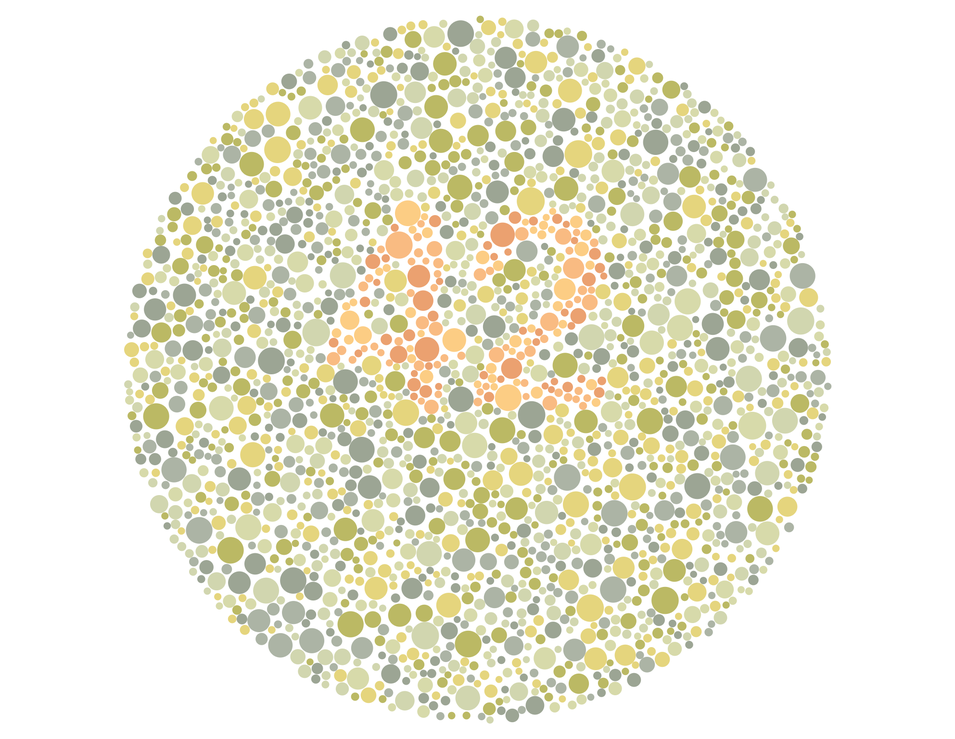
%> input picture 1A/S6/UE_Calcul_scientifique_Analyse_de_données/Analyse_de_donnees/TP/TP1/ishihara-0.png, 955 x 739 px, shrunk from 1985 x 1536 before the run
$ octave exercice_2.m   (GNU Octave 9; MATLAB toolbox functions it lacks are replaced by stand-ins)
%> lines starting %> are read from the running program, lines starting %| are printed output that depends on the picture
clear;
close all;
taille_ecran = get(0,'ScreenSize');
L = taille_ecran(3);
H = taille_ecran(4);
figure('Name','Separation des canaux RVB','Position',[0,0,0.67*L,0.67*H]);
figure('Name','Nuage de pixels dans le repere RVB','Position',[0.67*L,0,0.33*L,0.45*H]);

% Lecture et affichage d'une image RVB :
I = imread('ishihara-0.png');
%> I is the input picture: size 739x955x3 uint8; mean R, G, B 236, 234.8, 217.5
figure(1);				% Premiere fenetre d'affichage
subplot(2,2,1);				% La fenetre comporte 2 lignes et 2 colonnes
imagesc(I);
axis off;
axis equal;
title('Image RVB','FontSize',20);

% Decoupage de l'image en trois canaux et conversion en doubles :
R = double(I(:,:,1));
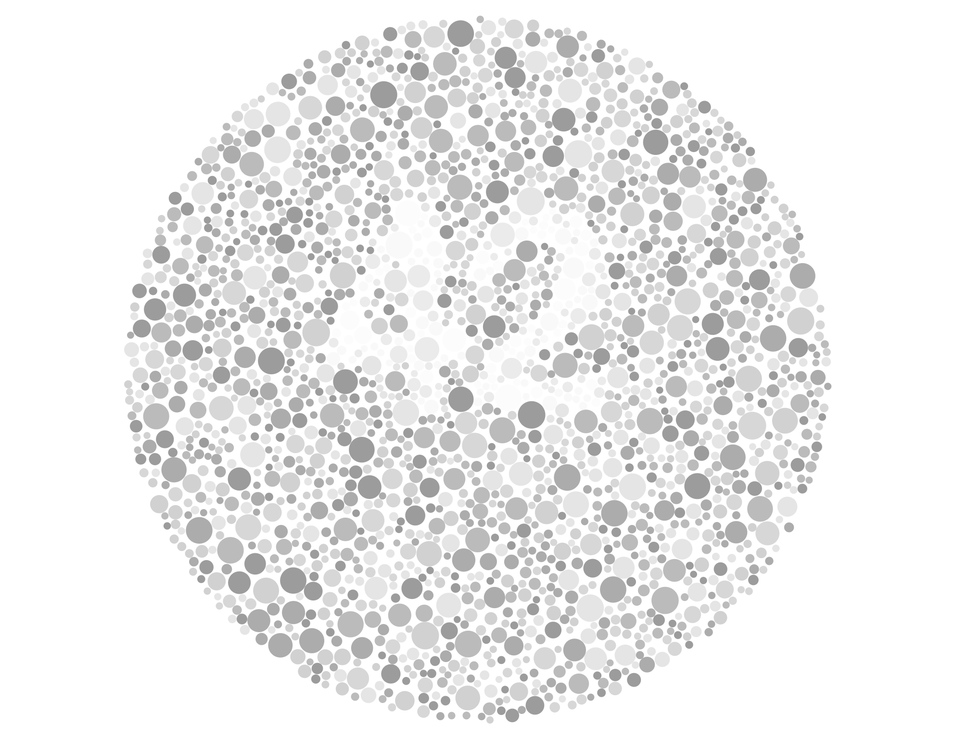
%> R: size 739x955 double; min 145, max 255, mean 236
V = double(I(:,:,2));
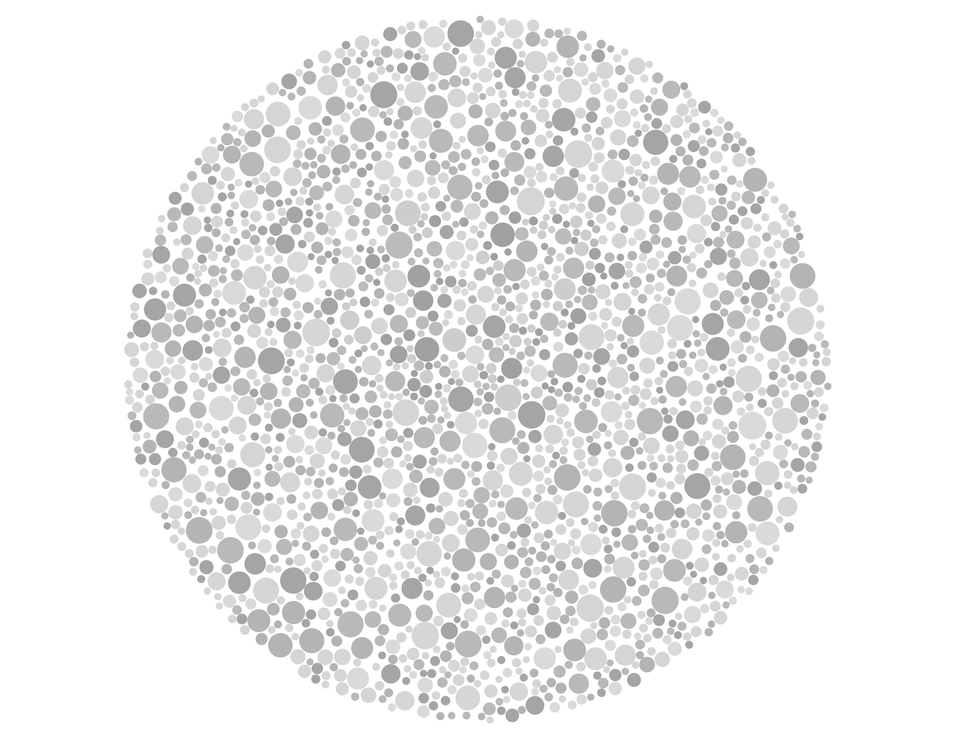
%> V: size 739x955 double; min 151, max 255, mean 234.8
B = double(I(:,:,3));
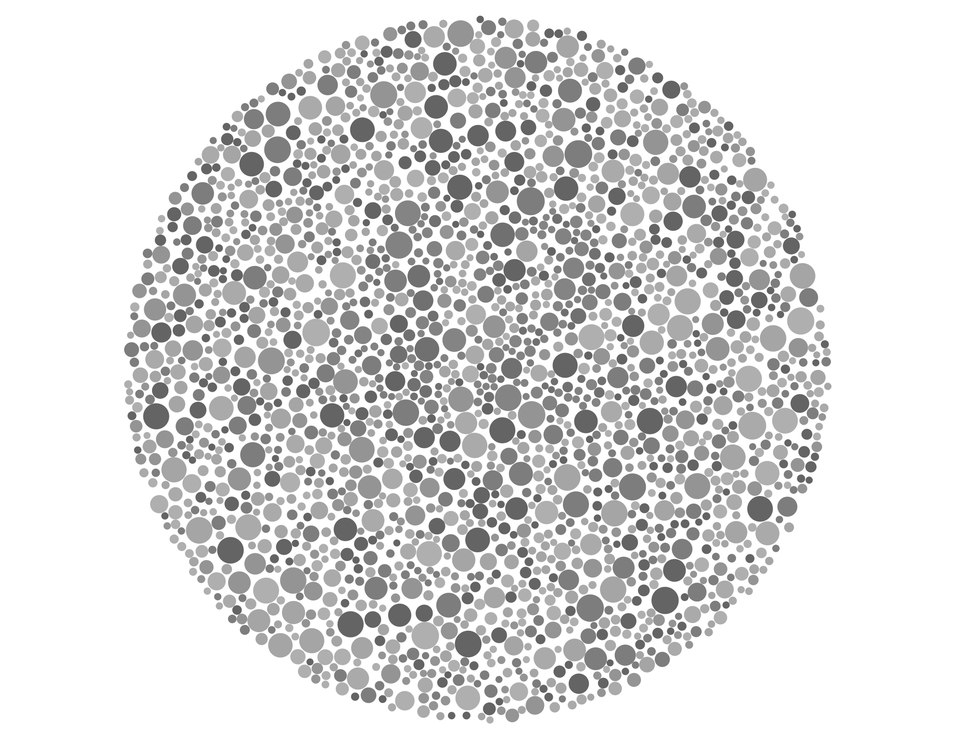
%> B: size 739x955 double; min 83, max 255, mean 217.5

% Affichage du canal R :
colormap gray;				% Pour afficher les images en niveaux de gris
subplot(2,2,2);
imagesc(R);
axis off;
axis equal;
title('Canal R','FontSize',20);

% Affichage du canal V :
subplot(2,2,3);
imagesc(V);
axis off;
axis equal;
title('Canal V','FontSize',20);

% Affichage du canal B :
subplot(2,2,4);
imagesc(B);
axis off;
axis equal;
title('Composante 3','FontSize',20);

% Affichage du nuage de pixels dans le repere RVB :
figure(2);				% Deuxieme fenetre d'affichage
plot3(R,V,B,'b.');
axis equal;
xlabel('R');
ylabel('V');
zlabel('B');
rotate3d;
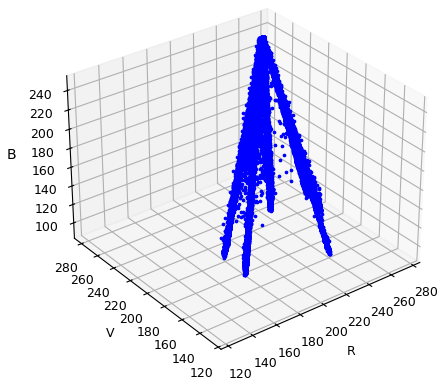
%> figure redrawn from the program's plot data

% Matrice des donnees :
X = [R(:) V(:) B(:)];			% Les trois canaux sont vectorises et concatenes

% Nombre d'individus
n = size(X,1);
%> n = 705745

% Individu moyen
x_moyen = (1/n)*X'*ones(n,1);

% Données centrées
X_c = X - x_moyen';

% Matrice de variance/covariance :
sigma = (1/n)*X'*X - x_moyen*x_moyen';
%> sigma = [911.4 843.5 1295.1; 843.5 883.6 1450.7; 1295.1 1450.7 2836.9]

% Coefficients de correlation lineaire :
r_rv = sigma(1,2)/(sqrt(sigma(1,1))*sqrt(sigma(2,2)));
%> r_rv = 0.94
r_vb = sigma(2,3)/(sqrt(sigma(2,2))*sqrt(sigma(3,3)));
%> r_vb = 0.916
r_rb = sigma(3,1)/(sqrt(sigma(1,1))*sqrt(sigma(3,3)));
%> r_rb = 0.805

D = diag(diag(sigma));
%> D = [911.4 0 0; 0 883.6 0; 0 0 2836.9]
X01 = X_c*inv(sqrt(D));
R01 = (1/n)*X01'*X01;
%> R01 = [1 0.94 0.805; 0.94 1 0.916; 0.805 0.916 1]

% Proportions de contraste :
c_r = sigma(1,1)/trace(sigma);
%> c_r = 0.197
c_v = sigma(2,2)/trace(sigma);
%> c_v = 0.191
c_b = sigma(3,3)/trace(sigma);
%> c_b = 0.612

% Couples propres
[W, D] = eig(sigma);
%> W = [0.511 0.754 0.413; -0.837 0.326 0.44; 0.197 -0.57 0.797]; D = [27.91 0 0; 0 296.2 0; 0 0 4307.8]

[vp, indices] = sort(diag(D), 'descend');
%> vp = [4307.8; 296.2; 27.91]; indices = [3; 2; 1]

W = W(:, indices);
%> W = [0.413 0.754 0.511; 0.44 0.326 -0.837; 0.797 -0.57 0.197]

C = X_c*W;

C1 = reshape(C(:,1), size(R));
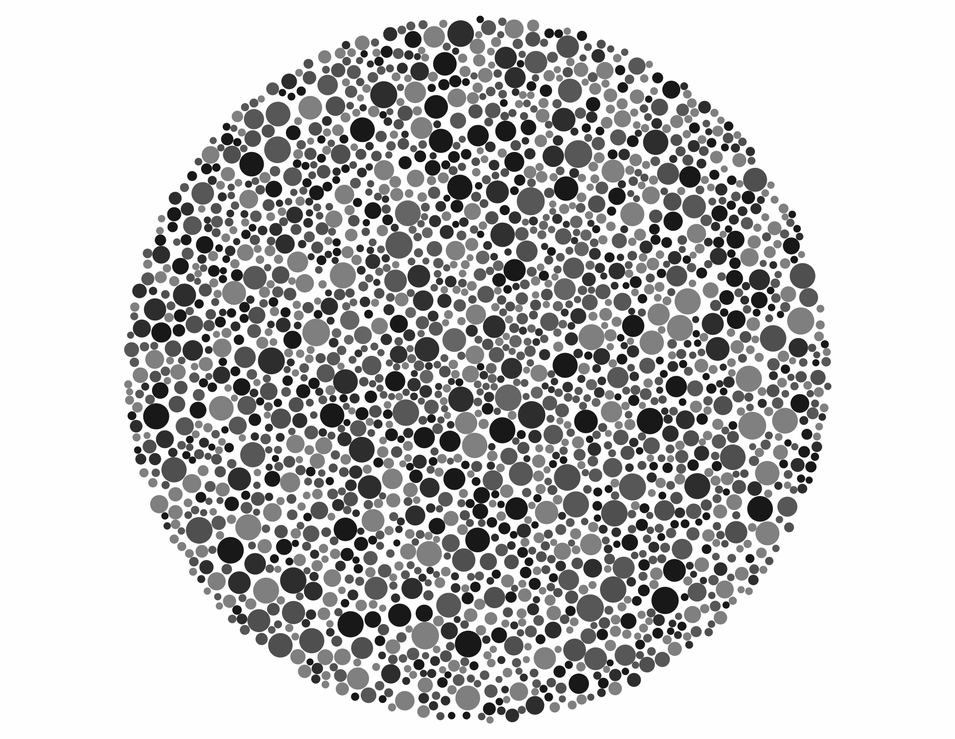
%> C1: size 739x955 double; min -155.4, max 46.65, mean 0; drawn with min black and max white
C2 = reshape(C(:,2), size(R));
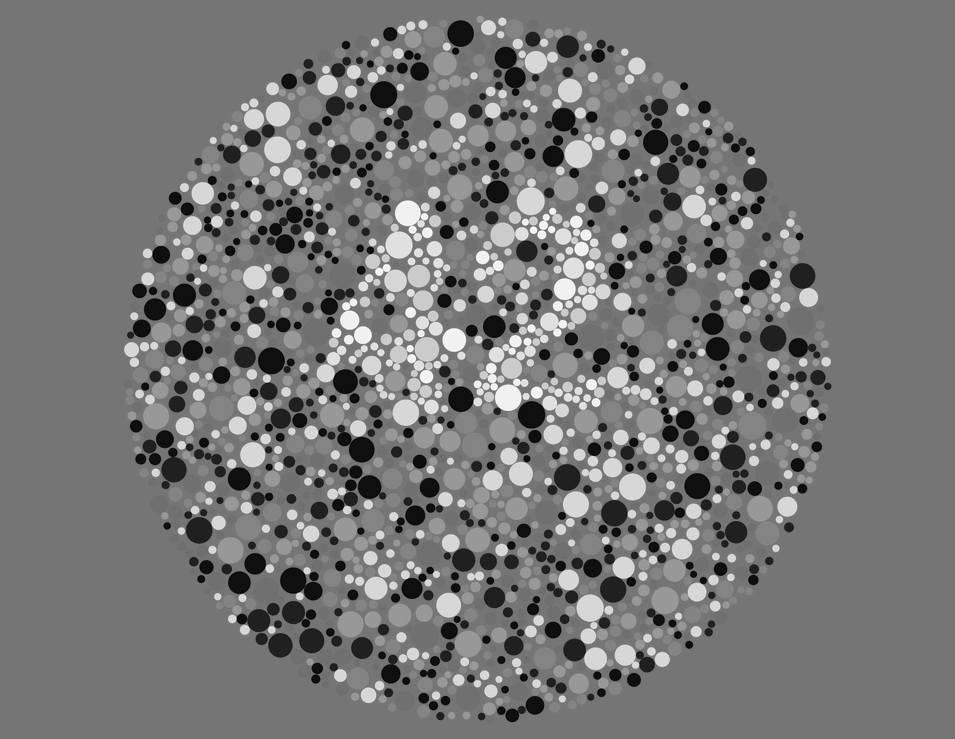
%> C2: size 739x955 double; min -49.76, max 56.91, mean 0; drawn with min black and max white
C3 = reshape(C(:,3), size(R));
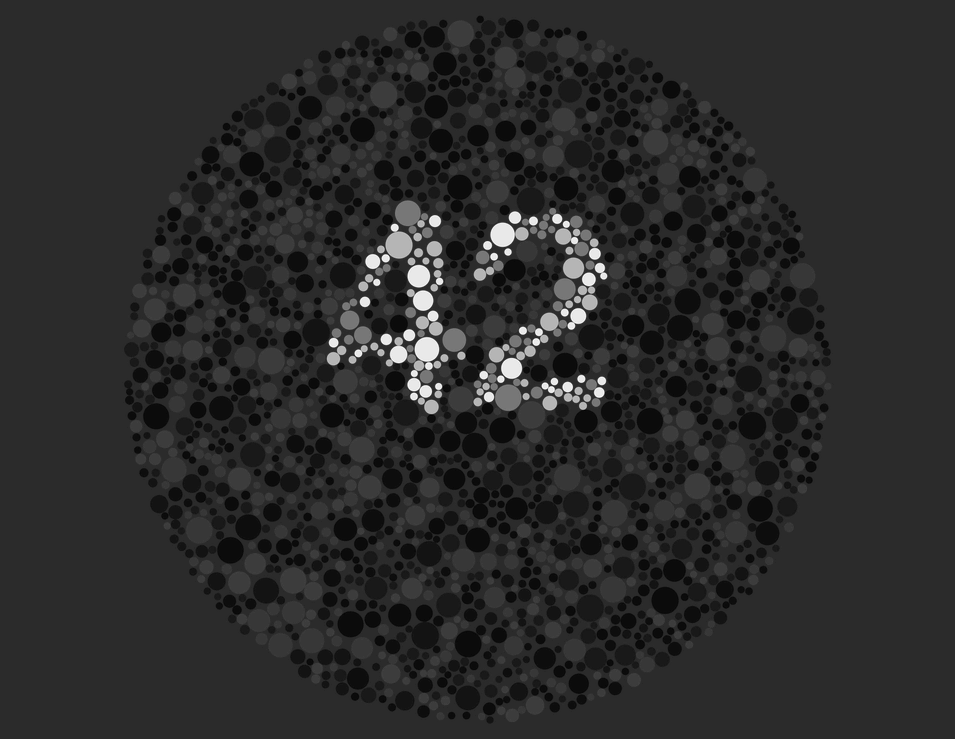
%> C3: size 739x955 double; min -8.99, max 44.92, mean 0; drawn with min black and max white

figure('Name', 'Séparation suivant les composantes');


% Lecture et affichage d'une image RVB :
I = imread('ishihara-0.png');
figure(3);				% Premiere fenetre d'affichage
subplot(2,2,1);				% La fenetre comporte 2 lignes et 2 colonnes
imagesc(I);
axis off;
axis equal;
title('Image RVB','FontSize',20);

% Affichage de la première composante :
colormap gray;
subplot(2,2,2);
imagesc(C1);
axis off;
axis equal;
title('Composante 1','FontSize',20);

% Affichage de composante 2:
subplot(2,2,3);
imagesc(C2);
axis off;
axis equal;
title('Composante 2','FontSize',20);

% Affichage de la composante 3 :
subplot(2,2,4);
imagesc(C3);
axis off;
axis equal;
title('Composante 3','FontSize',20);
